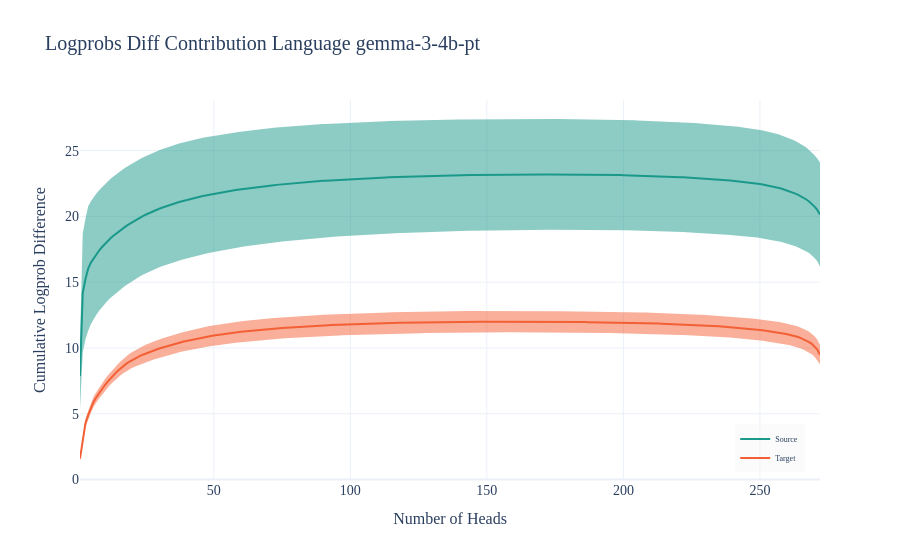

The cell this chart's notebook holds for it:
### Code cell
plot_logprobs_diff_contribution_source_target(
    logprobs_diff_lang,
    logprobs_diff_lang.keys(),
    title="Logprobs Diff Contribution Language gemma-3-4b-pt",
)

### Figure 1 — Plotly figure (JSON) as saved in the notebook; plotly's stock layout.template omitted (floating-point values rounded to 4 significant figures; data arrays with more than 128 entries replaced by an {"elided": "..."} marker saying what was removed)
{"data": [{"line": {"color": "#1b998b", "width": 2}, "mode": "lines", "name": "Source ", "type": "scatter", "x": {"elided": "272 int values"}, "y": {"elided": "272 float values"}}, {"fill": "toself", "hoverinfo": "skip", "line": {"color": "#1b998b", "width": 0}, "mode": "lines", "showlegend": false, "type": "scatter", "x": {"elided": "544 int values"}, "y": {"elided": "544 float values"}}, {"line": {"color": "#f46036", "width": 2}, "mode": "lines", "name": "Target ", "type": "scatter", "x": {"elided": "272 int values"}, "y": {"elided": "272 float values"}}, {"fill": "toself", "hoverinfo": "skip", "line": {"color": "#f46036", "width": 0}, "mode": "lines", "showlegend": false, "type": "scatter", "x": {"elided": "544 int values"}, "y": {"elided": "544 float values"}}], "layout": {"font": {"family": "Montserrat", "size": 14}, "legend": {"bgcolor": "rgba(245,245,245,0.4)", "bordercolor": "rgba(0,0,0,0)", "font": {"size": 8}, "x": 0.98, "xanchor": "right", "y": 0.02, "yanchor": "bottom"}, "title": {"text": "Logprobs Diff Contribution Language gemma-3-4b-pt"}, "xaxis": {"tickfont": {"family": "Montserrat", "size": 14}, "title": {"font": {"family": "Montserrat", "size": 16}, "text": "Number of Heads"}}, "yaxis": {"tickfont": {"family": "Montserrat", "size": 14}, "title": {"font": {"family": "Montserrat", "size": 16}, "text": "Cumulative Logprob Difference"}}}}
